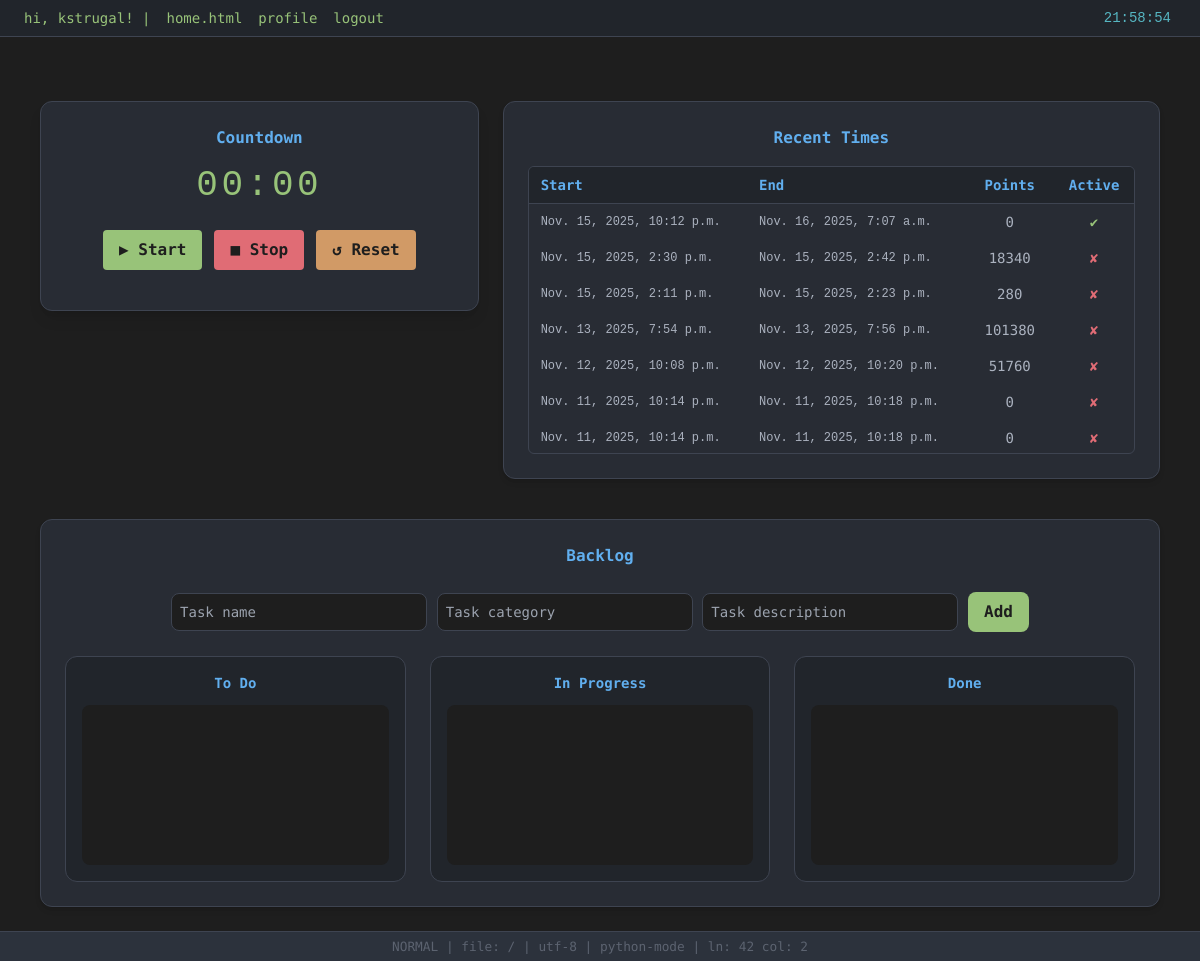
The app's page / (signed in) with its own data.
### main/models/time_model.py (models this page shows, shortened)
class Time(models.Model):
    start_time = models.DateTimeField(null=True, blank=True)
    end_time = models.DateTimeField(null=True, blank=True)
    duration = models.DurationField(null=True, blank=True)
    category = models.CharField(max_length=50, null=True)
    points = models.IntegerField(default=0)
    user = models.ForeignKey(User, on_delete=models.CASCADE, null=True)
    is_active = models.BooleanField(default=True)
    class Meta:
        verbose_name = "Focus duration"

### core/views.py (the view, shortened to what this page needs)
# urls.py: path("", views.home_view, name="home"),
def home_view(request):
    if not request.user.is_authenticated:
        return render(request, "home.html")
    timers = Time.objects.filter(user=request.user).order_by("-start_time")
    return render(request, "home.html", {"timers": timers})

### templates/home.html (shortened to what this page needs)
{% extends "base.html" %}
{% block content %}
<div
  class="flex flex-col md:flex-row justify-center items-start gap-6 mt-10 w-full md:w-[70rem] mx-auto"
>
  <div
    class="w-full md:w-2/5 bg-[#282c34] border border-[#3e4451] rounded-xl p-6 text-center shadow-lg"
  >
    <h1 class="text-[#61afef] text-base font-bold mb-4">Countdown</h1>
    <div
      id="timer-display"
      class="text-4xl font-mono text-[#98c379] mb-6 tracking-widest"
    >
    </div>
    <div class="flex justify-center space-x-3 mb-4">
      <button
        id="timer-start"
        type="button"
        class="px-4 py-2 rounded bg-[#98c379] text-[#1e1e1e] font-semibold hover:bg-[#7cbf69] transition"
      >
        ▶ Start
      </button>
      <button
        id="timer-stop"
        class="px-4 py-2 rounded bg-[#e06c75] text-[#1e1e1e] font-semibold hover:bg-[#c45b64] transition"
      >
        ■ Stop
      </button>
      <button
        id="timer-reset"
        class="px-4 py-2 rounded bg-[#d19a66] text-[#1e1e1e] font-semibold hover:bg-[#c18456] transition"
      >
        ↺ Reset
      </button>
    </div>
  </div>
  <div
    class="w-full md:w-3/5 bg-[#282c34] border border-[#3e4451] rounded-xl p-6 text-center shadow-md"
  >
    <h2 class="text-[#61afef] text-base font-bold mb-4">Recent Times</h2>
    <div class="max-h-72 overflow-y-auto border border-[#3e4451] rounded-md">
      <table class="w-full border-collapse text-sm text-[#abb2bf]">
        <thead class="sticky top-0 bg-[#21252b] text-[#61afef] z-10">
          <tr>
            <th class="border-b border-[#3e4451] px-3 py-2 text-left">Start</th>
            <th class="border-b border-[#3e4451] px-3 py-2 text-left">End</th>
            <th class="border-b border-[#3e4451] px-3 py-2 text-center">Points</th>
            <th class="border-b border-[#3e4451] px-3 py-2 text-center">Active</th>
          </tr>
        </thead>
        <tbody>
          {% for timer in timers %}
          <tr class="hover:bg-[#2c313c] transition">
            <td class="px-3 py-2 font-mono text-xs truncate text-left">
              {{ timer.start_time }}
            </td>
            <td class="px-3 py-2 font-mono text-xs truncate text-left">
              {{ timer.end_time }}
            </td>
            <td class="px-3 py-2 text-center">{{ timer.points }}</td>
            <td class="px-3 py-2 text-center">
              {% if timer.is_active %}
              <span class="text-[#98c379] font-bold">✔</span>
              {% else %}
              <span class="text-[#e06c75] font-bold">✘</span>
              {% endif %}
            </td>
          </tr>
          {% empty %}
          <tr>
            <td colspan="4" class="py-3 text-[#5c6370]">No Times</td>
          </tr>
          {% endfor %}
        </tbody>
      </table>
    </div>
  </div>
</div>
<div
  class="bg-[#282c34] border border-[#3e4451] rounded-xl p-6 w-full md:w-[70rem] text-center mt-10 mx-auto shadow-md"
>
  <h2 class="text-[#61afef] text-base font-bold mb-6">Backlog</h2>
  <div class="flex justify-center mb-6 gap-3">
    <form method="POST">
      <input
        id="new-task-input"
        type="text"
        placeholder="Task name"
        class="w-64 bg-[#1e1e1e] border border-[#3e4451] rounded-lg text-[#abb2bf] p-2 text-sm"
      />
      <input
        id="new-task-input"
        type="text"
        name="backlog_category"
        placeholder="Task category"
        class="w-64 bg-[#1e1e1e] border border-[#3e4451] rounded-lg text-[#abb2bf] p-2 text-sm"
      />
      <input
        id="new-task-input"
        type="text"
        name="description"
        placeholder="Task description"
        class="w-64 bg-[#1e1e1e] border border-[#3e4451] rounded-lg text-[#abb2bf] p-2 text-sm"
      />
      <button
        id="add-task-btn"
        type="submit"
        class="px-4 py-2 bg-[#98c379] rounded-lg text-[#1e1e1e] font-semibold hover:bg-[#7cbf69] transition"
      >
        Add
      </button>
    </form>
  </div>
  <div class="grid grid-cols-1 md:grid-cols-3 gap-6 text-sm">
    <div class="bg-[#21252b] border border-[#3e4451] rounded-xl p-4">
      <h3 class="text-[#61afef] font-bold mb-3">To Do</h3>
      <div id="todo" class="min-h-40 space-y-3 p-2 bg-[#1e1e1e] rounded-lg"
           ondragover="event.preventDefault()"></div>
    </div>
    <div class="bg-[#21252b] border border-[#3e4451] rounded-xl p-4">
      <h3 class="text-[#61afef] font-bold mb-3">In Progress</h3>
      <div id="inprogress" class="min-h-40 space-y-3 p-2 bg-[#1e1e1e] rounded-lg"
           ondragover="event.preventDefault()"></div>
    </div>
    <div class="bg-[#21252b] border border-[#3e4451] rounded-xl p-4">
      <h3 class="text-[#61afef] font-bold mb-3">Done</h3>
      <div id="done" class="min-h-40 space-y-3 p-2 bg-[#1e1e1e] rounded-lg"
           ondragover="event.preventDefault()"></div>
    </div>
  </div>
</div>
{% endblock %}

### templates/base.html (shortened to what this page needs)
<!DOCTYPE html>
<html lang="pl">
  <head>
    <script src="https://cdn.tailwindcss.com"></script>
  </head>
  <body class="min-h-screen flex flex-col">
    <nav
      class="flex justify-between items-center bg-[#21252b] text-[#98c379] px-6 py-2 border-b border-[#3e4451]"
    >
      <div class="flex space-x-4 text-sm">
        {% if user.is_authenticated %}
          <p>hi, {{user.username}}! |</p>
          <a href="{% url 'home' %}" class="hover:text-[#61afef]"> home.html </a>
          <a href="{% url 'profile' %}" class="hover:text-[#61afef]"
              >profile </a>
          <a href="{% url 'logout' %}" class="hover:text-[#e06c75]">logout</a>
        {% else %}
          <a href="{% url 'home' %}" class="hover:text-[#61afef]">home.html</a>
          <a href="{% url 'log_into_acc' %}" class="hover:text-[#61afef]"
            > login </a
          >
        {% endif %}
      </div>
      <div class="text-[#56b6c2] text-sm font-mono">
        <span id="clock">--:--:--</span>
      </div>
    </nav>
    <main class="flex-grow p-6 flex flex-col items-center">
      {% block content %}{% endblock %}
    </main>
    <footer class="status-bar text-center">
      NORMAL | file: {{ request.path|default:"home.html" }} | utf-8 |
      python-mode | ln: 42 col: 2
    </footer>
  </body>
</html>

### templates/base.html (style rules this page uses)
body { background-color: #1e1e1e; color: #abb2bf; font-family: "Fira Code", monospace; }
.status-bar { background-color: #2c323c; color: #5c6370; font-size: 0.8rem; border-top: 1px solid #3e4451; padding: 0.3rem 1rem; }

### records on screen
Time: start_time "Nov. 15, 2025, 10:12 p.m.", end_time "Nov. 16, 2025, 7:07 a.m.", points "0"
Time: start_time "Nov. 15, 2025, 2:30 p.m.", end_time "Nov. 15, 2025, 2:42 p.m.", points "18340"
Time: start_time "Nov. 15, 2025, 2:11 p.m.", end_time "Nov. 15, 2025, 2:23 p.m.", points "280"
Time: start_time "Nov. 13, 2025, 7:54 p.m.", end_time "Nov. 13, 2025, 7:56 p.m.", points "101380"
Time: start_time "Nov. 12, 2025, 10:08 p.m.", end_time "Nov. 12, 2025, 10:20 p.m.", points "51760"
Time: start_time "Nov. 11, 2025, 10:14 p.m.", end_time "Nov. 11, 2025, 10:18 p.m.", points "0"
Time: start_time "Nov. 11, 2025, 10:14 p.m.", end_time "Nov. 11, 2025, 10:18 p.m.", points "0"

### other values on screen
{{ user.username }} "kstrugal"
{{ request.path|default:"home.html" }} "/"
